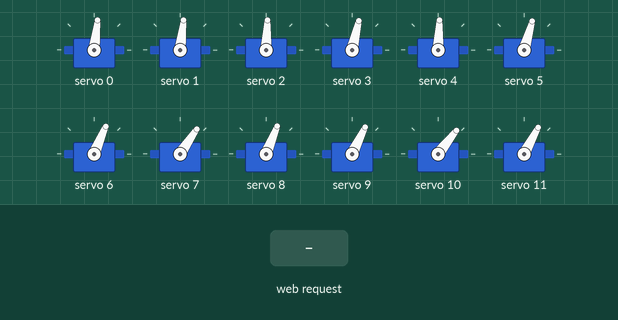
Recording of a sketch running on a simulated ESP8266 (NodeMCU). On the bench: 12 × servo. The test bench sets the inputs (shaded band). WiFi joins after 1.5 s; servers stay silent unless stated; what the sketch prints to the serial monitor is not drawn.

Above: at 4.8 s.
4.9 s: HTTP request GET /forward/on received
At 5.27 s:
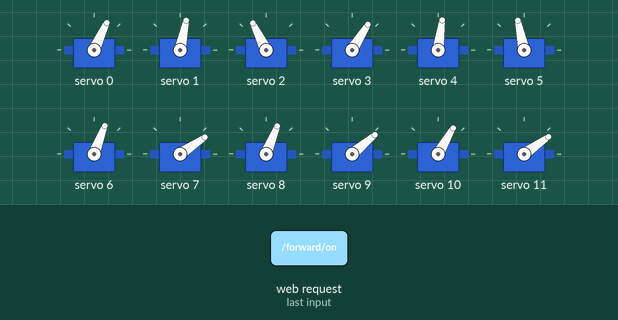
7.9 s: HTTP request GET /backward/on received
At 8.86 s:
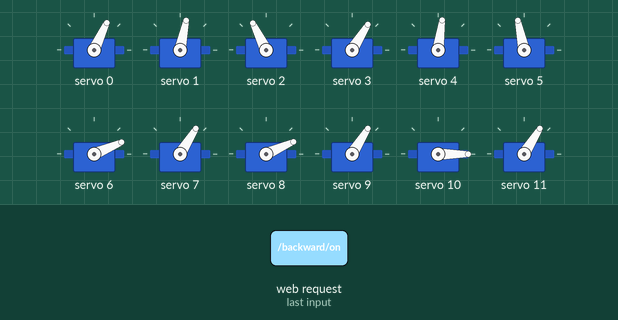
10.9 s: HTTP request GET /left/on received
13.9 s: HTTP request GET /right/on received
At 14.27 s:
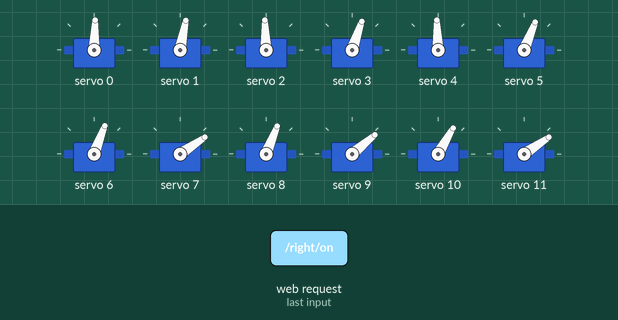
15.9 s: HTTP request GET /backward/on received
At 16.27 s:
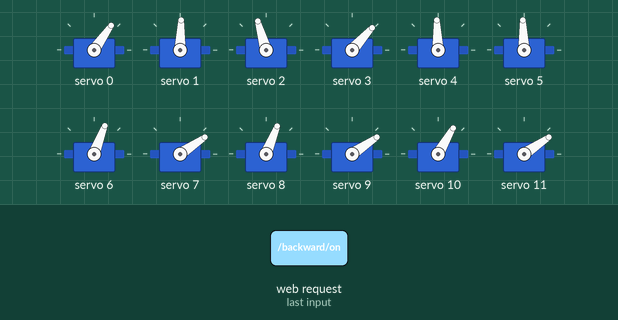
18.9 s: HTTP request GET /forward/on received
At 19.86 s:
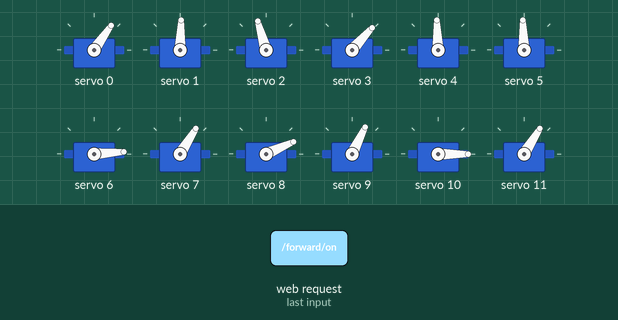
Timing chart, 0 to 22.9 s (numbered marks = the images above; inputs shaded):
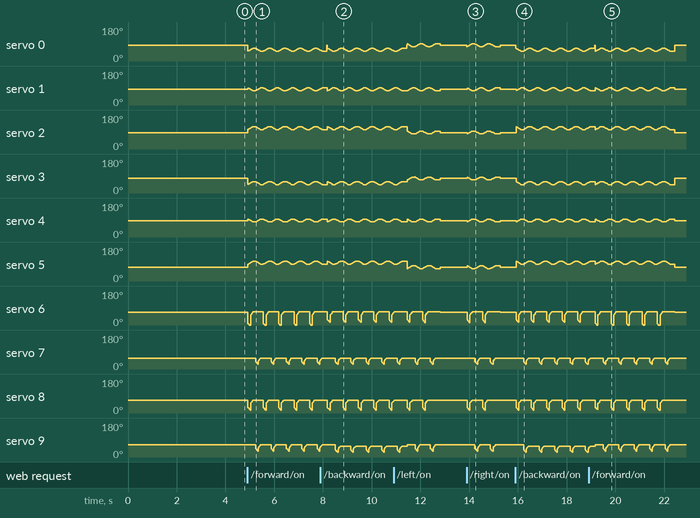

The sketch:

sketch_feb24_combine.ino
```cpp
#include <Adafruit_PWMServoDriver.h>
#include "Servo_test.h"
#include <ESP8266WiFi.h>

// Replace with your network credentials
const char* ssid     = "Eric";
const char* password = "Eric1020";

// Set web server port number to 80
WiFiServer server(80);

// Variable to store the HTTP request
String header;

// Auxiliar variables to store the current output state
String forward_State = "off";
String backward_State = "off";
String left_State = "off";
String right_State = "off";


void setup() {
  Serial.begin(115200);

  // Connect to Wi-Fi network with SSID and password
  Serial.print("Connecting to ");
  Serial.println(ssid);
  WiFi.begin(ssid, password);
  while (WiFi.status() != WL_CONNECTED) {
    delay(500);
    Serial.print(".");
  }
  // Print local IP address and start web server
  Serial.println("");
  Serial.println("WiFi connected.");
  Serial.println("IP address: ");
  Serial.println(WiFi.localIP());
  server.begin();

  //Set up the servos
  pwm.begin();
  pwm.setPWMFreq(60);  // Analog servos run at ~60 Hz updates
  reset_pos();
  delay(2000);
}

void loop(){
  WiFiClient client = server.available();   // Listen for incoming clients

  if (client) {                             // If a new client connects,
    Serial.println("New Client.");          // print a message out in the serial port
    String currentLine = "";                // make a String to hold incoming data from the client
    while (client.connected()) {            // loop while the client's connected
      if (client.available()) {             // if there's bytes to read from the client,
        char c = client.read();             // read a byte, then
        Serial.write(c);                    // print it out the serial monitor
        header += c;
        if (c == '\n') {                    // if the byte is a newline character
          // if the current line is blank, you got two newline characters in a row.
          // that's the end of the client HTTP request, so send a response:
          if (currentLine.length() == 0) {
            // HTTP headers always start with a response code (e.g. HTTP/1.1 200 OK)
            // and a content-type so the client knows what's coming, then a blank line:
            client.println("HTTP/1.1 200 OK");
            client.println("Content-type:text/html");
            client.println("Connection: close");
            client.println();

            // forward
            if (header.indexOf("GET /forward/on") >= 0) {
              Serial.println("Move Forward");
              forward_State = "on";
              forward(5);
              forward_State = "off";
            // backward
            } else if (header.indexOf("GET /backward/on") >= 0) {
              Serial.println("GPIO 4 on");
              backward_State = "on";
              backward(5);
              backward_State = "off";
            // left
            } else if (header.indexOf("GET /left/on") >= 0) {
              Serial.println("Left");
              left_State = "on";
              left(2);
              left_State = "off";
            // right
            } else if (header.indexOf("GET /right/on") >= 0) {
              Serial.println("Right");
              left_State = "on";
              right(2);
              left_State = "off";
            }


            // Display the HTML web page
            client.println("<!DOCTYPE html><html>");
            client.println("<head><meta name=\"viewport\" content=\"width=device-width, initial-scale=1\">");
            client.println("<link rel=\"icon\" href=\"data:,\">");
            // CSS to style the on/off buttons
            // Feel free to change the background-color and font-size attributes to fit your preferences
            client.println("<style>html { font-family: Helvetica; display: inline-block; margin: 0px auto; text-align: center;}");
            client.println(".button { background-color: #195B6A; border: none; color: white; padding: 16px 40px;");
            client.println("text-decoration: none; font-size: 30px; margin: 2px; cursor: pointer;}");
            client.println(".button2 {background-color: #77878A;}</style></head>");

            // Web Page Heading
            client.println("<body><h1>Eric's Hexapod!</h1>");

            // Display current state, and ON/OFF buttons for forward
            client.println("<p>Forward - State " + forward_State + "</p>");
            // If the forward_State is off, it displays the ON button
            if (forward_State=="off") {
              client.println("<p><a href=\"/forward/on\"><button class=\"button\">Forward</button></a></p>");
            } else {
              client.println("<p><a href=\"/forward/off\"><button class=\"button button2\">Stop</button></a></p>");
            }

            // Display current state, and ON/OFF buttons for left
            client.println("<p>Left - State " + left_State + "&nbsp;&nbsp;&nbsp;&nbsp;&nbsp;&nbsp;&nbsp;&nbsp;&nbsp;" + "Right - State " + right_State + "</p>");
            if (left_State=="off") {
              client.println("<p><a href=\"/left/on\"><button class=\"button\">Left</button></a>");
              client.println("&nbsp;&nbsp;&nbsp;&nbsp;&nbsp;");
              client.println("<a href=\"/right/on\"><button class=\"button\">Right</button></a></p>");
            }

            // Display current state, and ON/OFF buttons for backward
            client.println("<p>Backward - State " + backward_State + "</p>");
            // If the backward_State is off, it displays the ON button
            if (backward_State=="off") {
              client.println("<p><a href=\"/backward/on\"><button class=\"button\">Backward</button></a></p>");
            } else {
              client.println("<p><a href=\"/backward/off\"><button class=\"button button2\">Stop</button></a></p>");
            }

            client.println("</body></html>");


            // The HTTP response ends with another blank line
            client.println();
            // Break out of the while loop
            break;
          } else { // if you got a newline, then clear currentLine
            currentLine = "";
          }
        } else if (c != '\r') {  // if you got anything else but a carriage return character,
          currentLine += c;      // add it to the end of the currentLine
        }
      }
    }
    // Clear the header variable
    header = "";
    // Close the connection
    client.stop();
    Serial.println("Client disconnected.");
    Serial.println("");

    reset_pos();
  }
}
```

Source omitted: Servo_test.h (15679 bytes)
